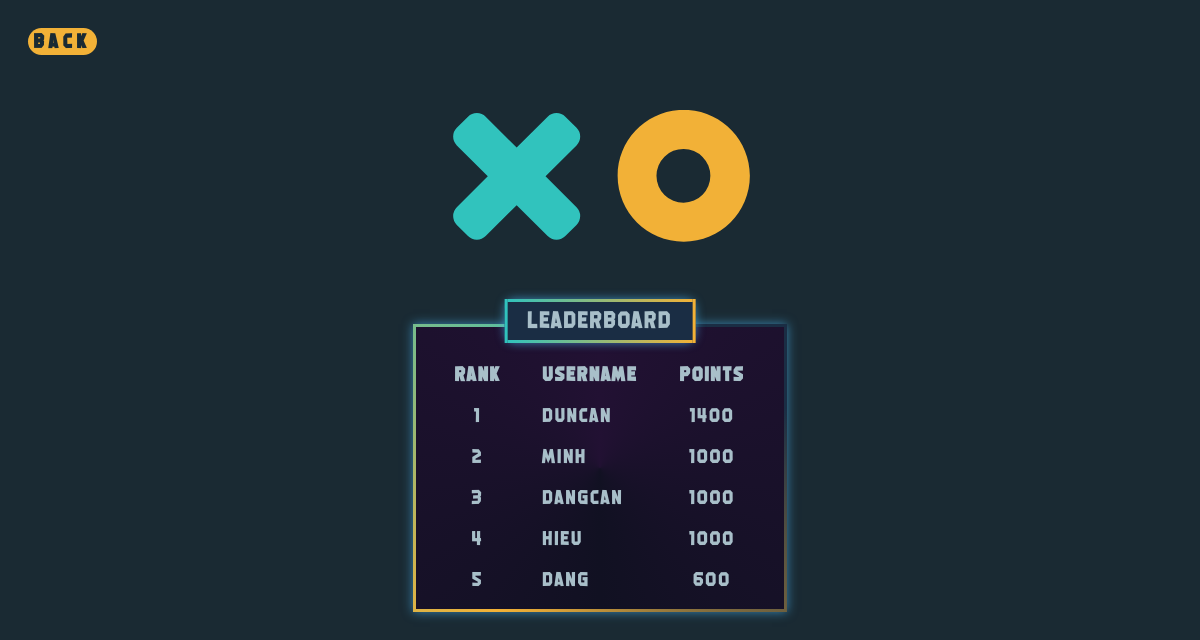
/leaderboard, run on an earlier commit of the app's database.
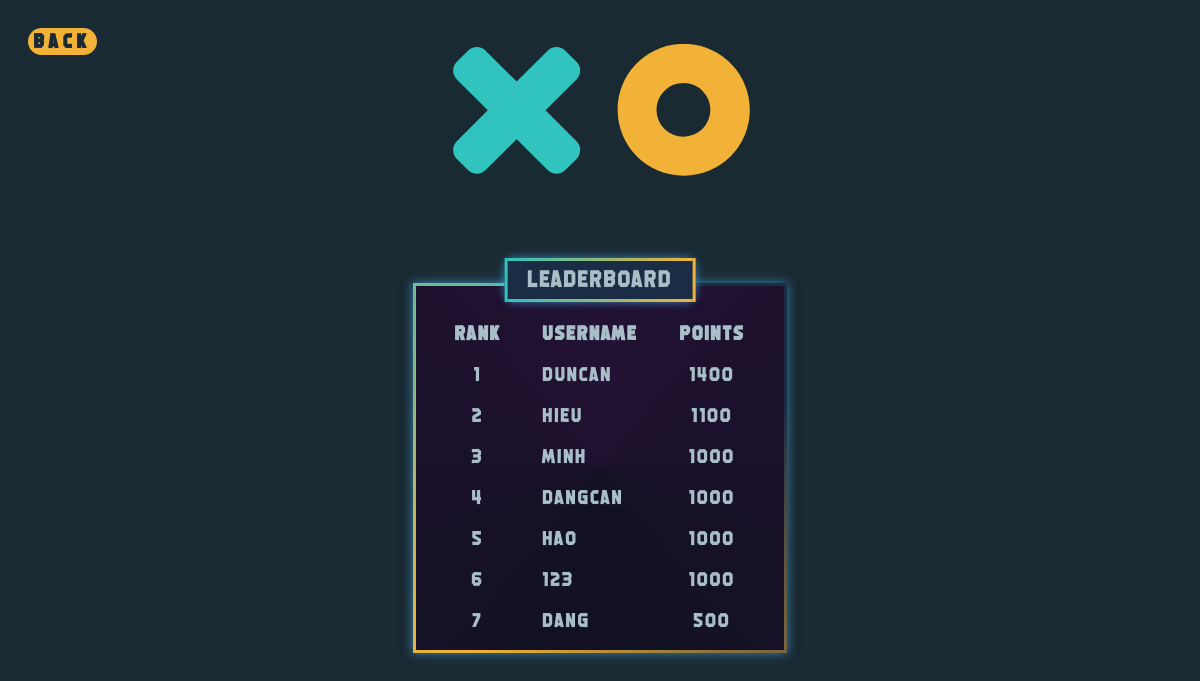
And on a later commit of the database.
### tables this page shows
CREATE TABLE accounts(id INTEGER PRIMARY KEY AUTOINCREMENT, username VARCHAR(50) NOT NULL, password VARCHAR(255) NOT NULL, rankpoint INTEGER NOT NULL);

### app.py (the view)
@app.route('/leaderboard')
def leaderboard():
    with sqlite3.connect("database.db") as users:
        cursor = users.cursor()
        cursor.execute("SELECT username, rankpoint FROM accounts ORDER BY rankpoint DESC")
        leaderboard_data = cursor.fetchall()  # dạng tuple, gồm các list chứa username và rankpoint tương ứng
        return render_template('main_pages/leaderboard.html', leaderboard_data = leaderboard_data)

### templates/main_pages/leaderboard.html
{% extends 'base.html' %} {% block content %}
<button class="back-button" onclick="window.history.back()" style="position: absolute; top: 20px; left: 20px;">Back</button>
<div class="leaderboard-container">
    <div style="
    position: absolute;
    top: -30%;
    left: 50%;
    transform: translate(-50%, -50%);
    width: 300px; /* Adjust width as needed */
">
<img src="static/svg/logo.svg" alt="X O" style="margin-bottom: 120px">
</div>
<table>
    <thead>
        <tr>
            <th class="thead">Rank</th>
            <th class="thead">Username</th>
            <th class="thead">Points</th>
        </tr>
    </thead>
    <tbody>
        {% for username, rankpoint in leaderboard_data[:10] %}
        <tr class="row">
            <td class="thead" style="text-align: center;">{{ loop.index }}</td>
            <td class="thead">{{ username }}</td>
            <td class="thead" style="text-align: center;">{{ rankpoint }}</td>
        </tr>
        {% endfor %}
    </tbody>
</table>
</div>
{% endblock %}

What changed in the data, as far as the page shows it:
changed accounts "hieu": rankpoint "1000" → "1100"; moves up the list
added accounts: username "hao", rankpoint "1000"
added accounts: username "123", rankpoint "1000"
changed accounts "dang": rankpoint "600" → "500"
